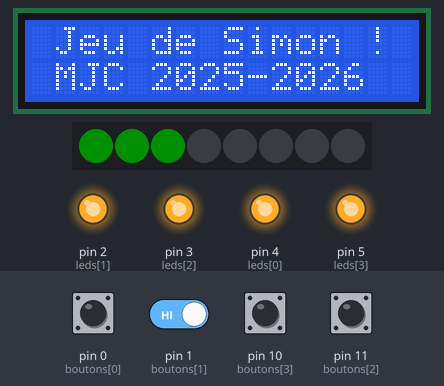
A program run on a simulated MicroPython board. Shown: 16×2 character LCD, 8 RGB LEDs in strip order, left to right, output pins drawn as LEDs (lit = HIGH). The test bench sets the inputs (shaded band); at power-on: pin 0 (boutons[0]), pin 1 (boutons[1]), pin 10 (boutons[3]), pin 11 (boutons[2]) HIGH. Dim RGB values are drawn brighter than linear; random numbers come from a fixed seed; library files of the repository ran but are not shown: machine_i2c_lcd.py, neopixel.py; what the program prints to the serial console is not drawn.

Above: at 5.2 s.
5.3 s: pin 0 (boutons[0]) pulled LOW for 0.15 s
At 6.3 s:
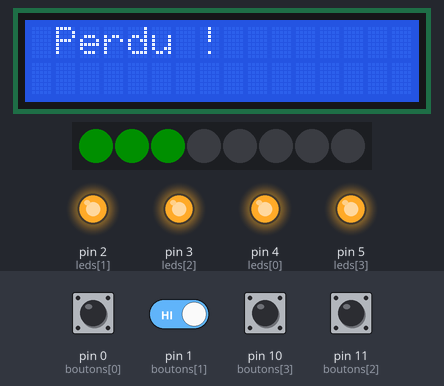
8.4 s: pin 0 (boutons[0]) pulled LOW for 1 s
At 10.0 s:
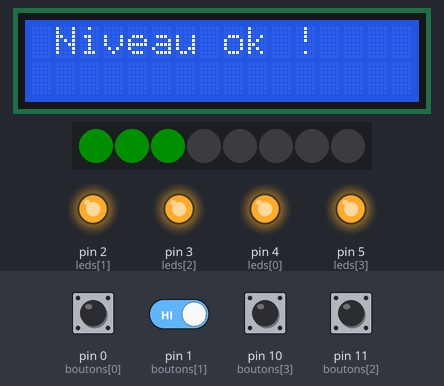
12.4 s: pin 10 (boutons[3]) pulsed LOW 5 times (0.12 s each, 0.3 s apart)
At 13.66 s:
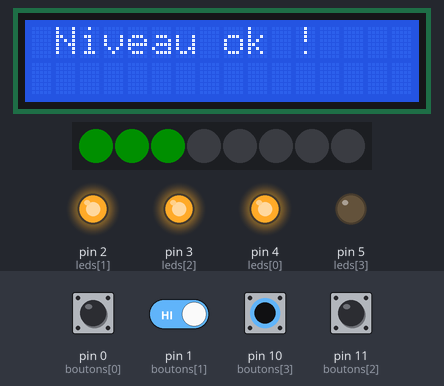
15.4 s: pin 1 (boutons[1]) driven LOW and pin 10 (boutons[3]) driven LOW
At 17.6 s:
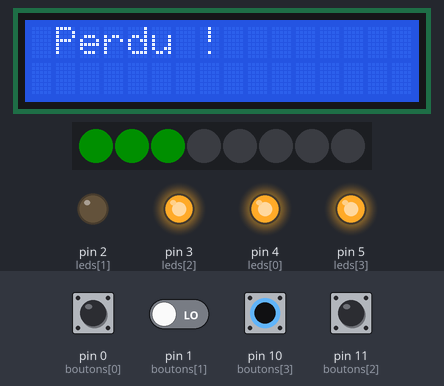
18.4 s: pin 1 (boutons[1]) driven HIGH
At 21.3 s:
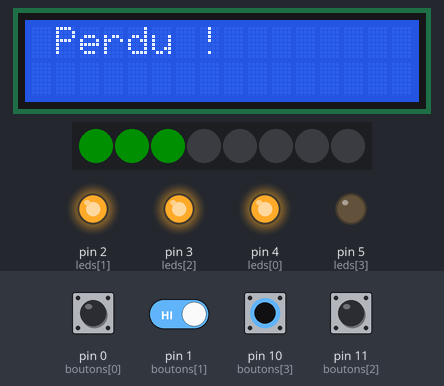
21.4 s: pin 11 (boutons[2]) pulled LOW for 1 s
At 22.2 s:
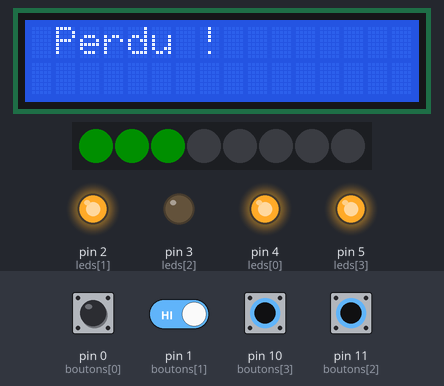
Timing chart, 0 to 24.4 s (numbered marks = the images above; inputs shaded):
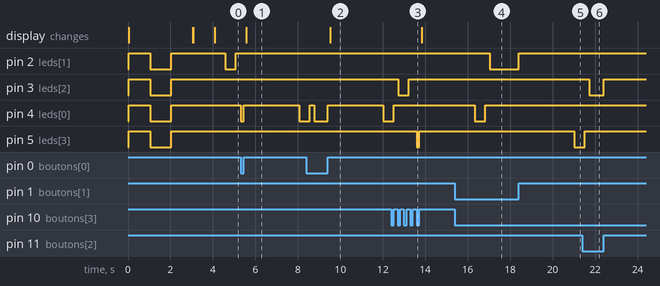

Measured:
- after the input at 5.3 s, pin 4 (leds[0]): HIGH → LOW at once, → HIGH 0.15 s later, → LOW 2.6 s later; the display: changes after 0.27 s (image 1)
- after the input at 8.4 s, the display: changes after 1.1 s (image 2)
- after the input at 12.4 s, pin 5 (leds[3]): HIGH → LOW after 1.2 s, → HIGH 0.12 s later
- after the input at 15.4 s, pin 2 (leds[1]): HIGH → LOW after 1.6 s
- after the input at 18.4 s, pin 2 (leds[1]): LOW → HIGH at once; pin 5 (leds[3]): HIGH → LOW after 2.6 s
- after the input at 21.4 s, pin 3 (leds[2]): HIGH → LOW after 0.32 s, → HIGH 0.68 s later

The program:

version_4_bargraph.py
```python
from machine import Pin
import time
import random
from machine import Pin, I2C
from machine_i2c_lcd import I2cLcd
from neopixel import Neopixel

#Version 1: Affichage des informations du jeu sur la console
#
#Version 2: Affichage des informations du jeu sur un ecran LCD
#
#Version 3: Utilisation du ruban Neopixel pour afficher le niveau de jeu par exemple
#   Niveau 1 à 4: toutes les leds en vert
#   Niveau 5 à 10:  "" en jaune
#   Niveau 10 et +: "" en rouge
#
#Version 4: Utilisation du ruban Neopixel comme bar graph...
#   Niveau 1 à 4:   leds 0-2 en vert
#   Niveau 5 à 10:  leds 0-2 en vert + leds 3-5 en jaune
#   Niveau 10 et +: leds 0-2 en vert + leds 3-5 en jaune + leds 6-8 en rouge
#
#Pour aller plus loin:
#   Faire clignoter toutes les leds quand on perd
#   Faire une animation quand on gagne
#   Accélerer le jeu après le niveau 5

#----------------------------------------------
# Declaration des boutons et des leds
#----------------------------------------------

# Definition des LEDs
leds = [
    Pin(4, Pin.OUT), #rouge
    Pin(2, Pin.OUT), #verte
    Pin(3, Pin.OUT), #bleu
    Pin(5, Pin.OUT)  #jaune
]

# Definition des boutons
boutons = [
    Pin(0, Pin.IN, Pin.PULL_UP), #bouton sous la led rouge
    Pin(1, Pin.IN, Pin.PULL_UP), #bouton sous la led verte
    Pin(11, Pin.IN, Pin.PULL_UP), #bouton sous la led bleu
    Pin(10, Pin.IN, Pin.PULL_UP) #bouton sous la led jaune
]

# Declaration de l'ecran LCD
i2c = I2C(1, scl=Pin(15), sda=Pin(14), freq=400000)
addr = i2c.scan()[0]
#print(hex(addr))
lcd = I2cLcd(i2c, addr, 2, 16)

# Declaration du ruban de leds
NUM_LED = 8
PIN_NB = 13
ruban = Neopixel(NUM_LED, 0, PIN_NB, "GRB")

#--------------------------------------------------------
# Fonctions utiles pour simplifier la lisibilité du code
#--------------------------------------------------------

# Comme les leds sont branchées en "collecteur ouvert" leur commande est "inversée"
# On définit 2 functions "pour le cacher"
def led_on(index):
    leds[index].off()

def led_off(index):
    leds[index].on()

# Pour simplifier la lecture du code on regroupe toutes les commandes
# pour allumer la led pendant un instant dans une fonction
def allumer_led(index):
    led_on(index)
    time.sleep(0.5)
    led_off(index)
    time.sleep(0.2)

#--------------------------------------------------------
# Fonctions du jeu
#--------------------------------------------------------

# On stocke également la gestion du bouton dans une fonction
# pour simplifier la lecture du code
def attendre_bouton():
    while True:
        for i, bouton in enumerate(boutons):
            if bouton.value() == 0:  # appui
                led_on(i)
                while bouton.value() == 0:
                    pass
                led_off(i)
                time.sleep(0.1)
                return i

def afficher_sequence():
    time.sleep(0.5)
    for couleur in sequence_jeu:
        allumer_led(couleur)

#--------------------------------------------------------
# Fonctions vides à compléter !!!!
#--------------------------------------------------------

def erreur():
    # pass indique qu'on ne fait rien dans cette fonction pour l'instant
    # et que c'est ok
    lcd.clear()
    lcd.putstr(" Perdu ! \n")
    time.sleep(1)

def victoire():
    # pass indique qu'on ne fait rien dans cette fonction pour l'instant
    # et que c'est ok
    lcd.clear()
    lcd.putstr(" Niveau ok ! \n")
    time.sleep(1)

#----------------------------------------------
# Initialisation
#----------------------------------------------

# On éteint toutes les leds
for i in range(4):
    led_off(i)
time.sleep(1)

# On les rallume pour vérifier qu'elles sont toutes ok
for i in range(4):
    led_on(i)
time.sleep(1)

# On les re éteint pour commencer à jouer
for i in range(4):
    led_off(i)
time.sleep(1)

# On vide la liste qui contient la sequence de jeu
# On va la construire pas à pas dans le code
sequence_jeu = []

# on definit la luminosite des leds / 255
ruban.brightness(15)
# on eteint toute les leds
ruban.clear()
# on affiche
ruban.show()

#----------------------------------------------
# Programme principal
#----------------------------------------------

lcd.clear()
lcd.putstr(" Jeu de Simon ! \n")
lcd.putstr(" MJC 2025-2026 \n")
time.sleep(1)

print("Jeu de Simon")

while True:
    # Ajoute une nouvelle étape
    sequence_jeu.append(random.randint(0, 3))

    # Calcul du niveau selon la longueur de la sequence
    niveau = len(sequence_jeu)
    print("Niveau :", niveau)

    #vvvvvvvvvvvvvvvvvvvvvvvvvvvvvvvvvvv
    if (niveau <= 4):
        ruban.set_pixel_line(0,2,(0,255,0)) # Vert
    if (niveau > 5) and (niveau <= 10):
        ruban.set_pixel_line(3,5,(255,255,0)) # Jaune
    if (niveau > 10):
        ruban.set_pixel_line(6,8,(255,0,0)) # Rouge
    ruban.show()
    #^^^^^^^^^^^^^^^^^^^^^^^^^^^^^^^^^^^

    # On joue la séquence
    afficher_sequence()

    # Vérification de la saisie du joueur
    perdu = False
    for couleur_attendue in sequence_jeu:
        choix_joueur = attendre_bouton()
        if choix_joueur != couleur_attendue:
            print("Perdu ! Score :", len(sequence_jeu) - 1)
            erreur()
            sequence_jeu = [] #on recommence, on efface la sequence de jeu
            break
        else:
            #print("Bravo !")
            victoire()

    # On attend un peu
    time.sleep(1)
```
